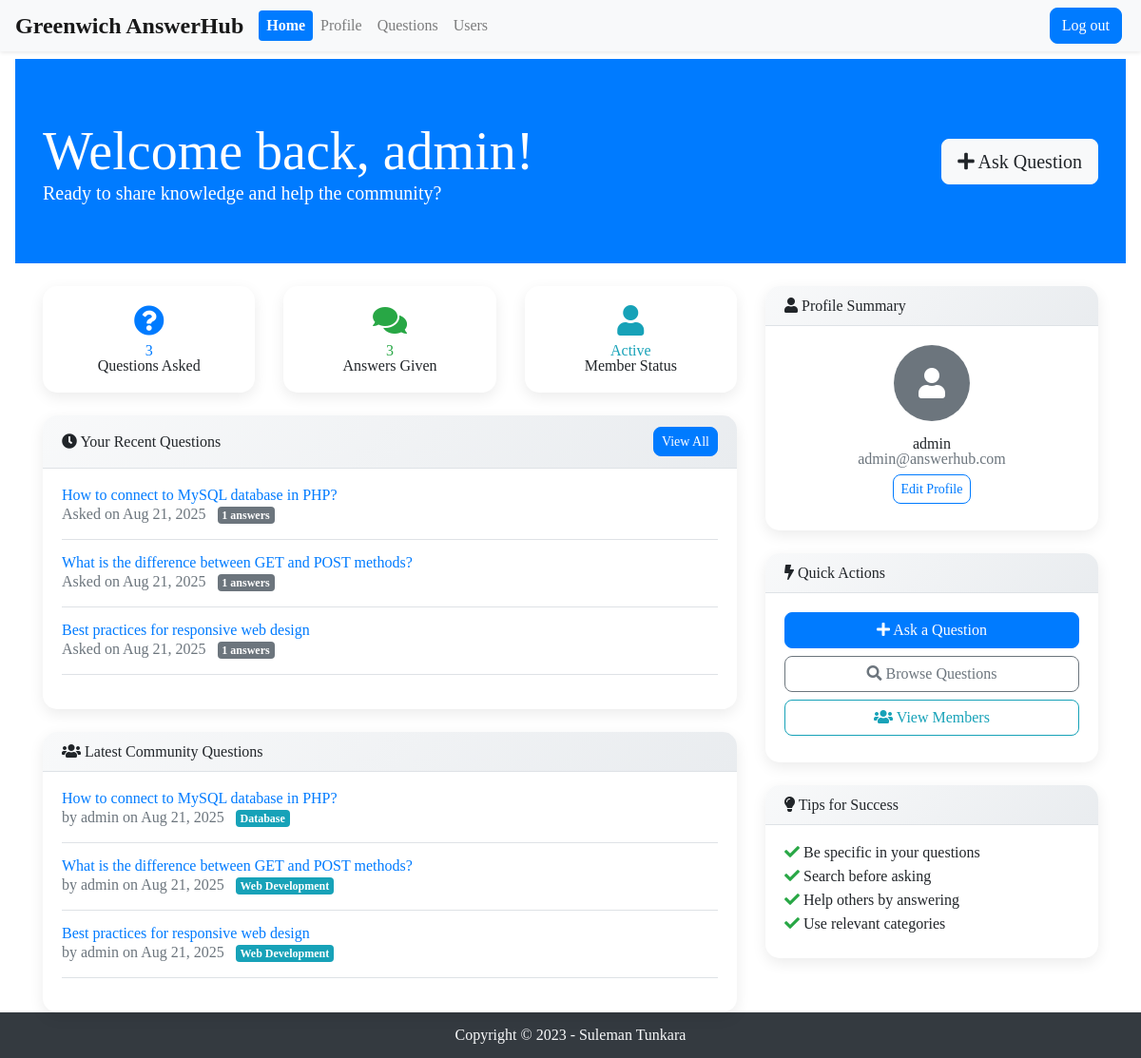
Page /user/user_index (signed in) on the committed database.
### tables this page shows
CREATE TABLE `users` (
  `id` int(11) NOT NULL AUTO_INCREMENT,
  `username` varchar(50) NOT NULL,
  `email` varchar(100) NOT NULL,
  `password` varchar(255) NOT NULL,
  `profile_image` LONGBLOB NULL,
  `created_at` timestamp NOT NULL DEFAULT current_timestamp(),
  PRIMARY KEY (`id`),
  UNIQUE KEY `username` (`username`)
);

CREATE TABLE `question` (
  `id` int(11) NOT NULL AUTO_INCREMENT,
  `questiontitle` varchar(255) NOT NULL,
  `questiontext` TEXT NOT NULL,
  `questiondate` date NOT NULL,
  `userid` int(11) NOT NULL,
  `categoryid` int(11) NOT NULL,
  `imageData` LONGBLOB NULL,
  `created_at` timestamp NOT NULL DEFAULT current_timestamp(),
  PRIMARY KEY (`id`),
  KEY `idx_userid` (`userid`),
  KEY `idx_categoryid` (`categoryid`),
  KEY `idx_questiondate` (`questiondate`)
);

CREATE TABLE `category` (
  `id` int(11) NOT NULL AUTO_INCREMENT,
  `categoryName` varchar(100) NOT NULL,
  `created_at` timestamp NOT NULL DEFAULT current_timestamp(),
  PRIMARY KEY (`id`),
  KEY `idx_categoryName` (`categoryName`)
);

### user/user_index.php (called while the page is built, shortened)
<?php
include __DIR__ . '/../includes/DatabaseConnection.php';
include __DIR__ . '/../includes/DatabaseFunctions.php';
try {
    $username = $_SESSION['username'];
    $user = getUserInformation($pdo, $username);
    $userQuestions = getUserQuestions($pdo, $user['id']);
    $userAnswers = getUserAnswers($pdo, $user['id']);
    $recentQuestions = getQuestions($pdo);
    $recentQuestions = array_slice($recentQuestions, 0, 5);
    $totalQuestions = count($userQuestions);
    $totalAnswers = count($userAnswers);
    $recentUserQuestions = array_slice($userQuestions, 0, 3);
    include __DIR__ . '/user_templates/user_home.html.php';
} catch (PDOException $e) {
    $title = 'Dashboard - Error';
    $output = 'Error loading dashboard: ' . $e->getMessage();
}
include __DIR__ . '/user_templates/user_layout.html.php';
?>

### includes/DatabaseFunctions.php (called while the page is built, shortened)
<?php
function query( $pdo, $sql, $parameters = [] )
 {
    $query = $pdo->prepare( $sql );
    $query->execute( $parameters );
    return $query;
}
function getUserInformation( $pdo, $username )
 {
    $query = 'SELECT * FROM users WHERE username = :username';
    $params = [ ':username' => $username ];
    $stmt = query( $pdo, $query, $params );
    return $stmt->fetch( PDO::FETCH_ASSOC );
}
function getUserQuestions( $pdo, $userId )
 {
    $query = 'SELECT * FROM question WHERE userid = :userId ORDER BY question.questiondate DESC';
    $params = [ ':userId' => $userId ];
    $stmt = query( $pdo, $query, $params );
    return $stmt->fetchAll( PDO::FETCH_ASSOC );
}
function getUserAnswers( $pdo, $userId )
 {
    $query = 'SELECT * FROM answer WHERE userid = :userId';
    $params = [ ':userId' => $userId ];
    $stmt = query( $pdo, $query, $params );
    return $stmt->fetchAll( PDO::FETCH_ASSOC );
}
function getQuestions( $pdo )
 {
    $sql = 'SELECT question.*, users.username, users.profile_image, category.categoryName
            FROM question
            INNER JOIN users ON question.userid = users.id
            INNER JOIN category ON question.categoryid = category.id
            ORDER BY question.questiondate DESC';
    $stmt = query( $pdo, $sql );
    return $stmt->fetchAll( PDO::FETCH_ASSOC );
}
function totalAnswers($pdo, $questionId)
{
    $query = $pdo->prepare('SELECT COUNT(*) AS total_answers FROM answer WHERE questionid = :questionId');
    $query->bindValue(':questionId', $questionId, PDO::PARAM_INT);
    $query->execute();
    $totalAnswers = $query->fetch(PDO::FETCH_ASSOC);
    return $totalAnswers['total_answers'];
}

### user/user_templates/user_home.html.php (the view, shortened to what this page needs)
<body>
<div class="jumbotron jumbotron-fluid bg-primary text-white mb-4">
    <div class="container">
        <div class="row align-items-center">
            <div class="col-md-8">
                <h1 class="display-4">Welcome back, <?= htmlspecialchars($user['username'], ENT_QUOTES, 'UTF-8') ?>!</h1>
                <p class="lead">Ready to share knowledge and help the community?</p>
            </div>
            <div class="col-md-4 text-right">
                <a href="new_question.php" class="btn btn-light btn-lg">
                    <i class="fas fa-plus"></i> Ask Question
                </a>
            </div>
        </div>
    </div>
</div>
<div class="container">
    <div class="row">
        <div class="col-lg-8">
            <div class="row mb-4">
                <div class="col-md-4">
                    <div class="card text-center border-primary">
                        <div class="card-body">
                            <i class="fas fa-question-circle fa-2x text-primary mb-2"></i>
                            <h3 class="text-primary"><?= $totalQuestions ?></h3>
                            <p class="card-text">Questions Asked</p>
                        </div>
                    </div>
                </div>
                <div class="col-md-4">
                    <div class="card text-center border-success">
                        <div class="card-body">
                            <i class="fas fa-comments fa-2x text-success mb-2"></i>
                            <h3 class="text-success"><?= $totalAnswers ?></h3>
                            <p class="card-text">Answers Given</p>
                        </div>
                    </div>
                </div>
                <div class="col-md-4">
                    <div class="card text-center border-info">
                        <div class="card-body">
                            <i class="fas fa-user fa-2x text-info mb-2"></i>
                            <h3 class="text-info">Active</h3>
                            <p class="card-text">Member Status</p>
                        </div>
                    </div>
                </div>
            </div>
            <div class="card mb-4">
                <div class="card-header d-flex justify-content-between align-items-center">
                    <h5 class="mb-0"><i class="fas fa-clock"></i> Your Recent Questions</h5>
                    <a href="questions.php" class="btn btn-sm btn-primary">View All</a>
                </div>
                <div class="card-body">
                    <?php if (!empty($recentUserQuestions)): ?>
                        <?php foreach ($recentUserQuestions as $question): ?>
                            <div class="border-bottom pb-3 mb-3">
                                <h6 class="mb-1">
                                    <a href="question_page?id=<?= $question['id'] ?>" class="text-decoration-none">
                                        <?= htmlspecialchars($question['questiontitle'], ENT_QUOTES, 'UTF-8') ?>
                                    </a>
                                </h6>
                                <small class="text-muted">
                                    Asked on <?= date('M d, Y', strtotime($question['questiondate'])) ?>
                                    <span class="badge badge-secondary ml-2">
                                        <?= totalAnswers($pdo, $question['id']) ?> answers
                                    </span>
                                </small>
                            </div>
                        <?php endforeach; ?>
                    <?php endif; ?>
                </div>
            </div>
            <div class="card">
                <div class="card-header">
                    <h5 class="mb-0"><i class="fas fa-users"></i> Latest Community Questions</h5>
                </div>
                <div class="card-body">
                    <?php if (!empty($recentQuestions)): ?>
                        <?php foreach ($recentQuestions as $question): ?>
                            <div class="border-bottom pb-3 mb-3">
                                <h6 class="mb-1">
                                    <a href="question_page?id=<?= $question['id'] ?>" class="text-decoration-none">
                                        <?= htmlspecialchars($question['questiontitle'], ENT_QUOTES, 'UTF-8') ?>
                                    </a>
                                </h6>
                                <small class="text-muted">
                                    by <?= htmlspecialchars($question['username'], ENT_QUOTES, 'UTF-8') ?>
                                    on <?= date('M d, Y', strtotime($question['questiondate'])) ?>
                                    <span class="badge badge-info ml-2">
                                        <?= htmlspecialchars($question['categoryName'], ENT_QUOTES, 'UTF-8') ?>
                                    </span>
                                </small>
                            </div>
                        <?php endforeach; ?>
                    <?php endif; ?>
                </div>
            </div>
        </div>
        <div class="col-lg-4">
            <div class="card mb-4">
                <div class="card-header">
                    <h5 class="mb-0"><i class="fas fa-user"></i> Profile Summary</h5>
                </div>
                <div class="card-body text-center">
                    <?php if (!empty($user['profile_image'])): ?>
                        <img
                             alt="Profile Picture" class="rounded-circle mb-3" style="width: 80px; height: 80px; object-fit: cover;">
                    <?php else: ?>
                        <div class="bg-secondary rounded-circle d-inline-flex align-items-center justify-content-center mb-3"
                             style="width: 80px; height: 80px;">
                            <i class="fas fa-user fa-2x text-white"></i>
                        </div>
                    <?php endif; ?>
                    <h5><?= htmlspecialchars($user['username'], ENT_QUOTES, 'UTF-8') ?></h5>
                    <p class="text-muted"><?= htmlspecialchars($user['email'], ENT_QUOTES, 'UTF-8') ?></p>
                    <a href="profile.php" class="btn btn-outline-primary btn-sm my-2">Edit Profile</a>
                </div>
            </div>
            <div class="card mb-4">
                <div class="card-header">
                    <h5 class="mb-0"><i class="fas fa-bolt"></i> Quick Actions</h5>
                </div>
                <div class="card-body">
                    <a href="new_question.php" class="btn btn-primary btn-block mb-2">
                        <i class="fas fa-plus"></i> Ask a Question
                    </a>
                    <a href="questions.php" class="btn btn-outline-secondary btn-block mb-2">
                        <i class="fas fa-search"></i> Browse Questions
                    </a>
                    <a href="userlist.php" class="btn btn-outline-info btn-block mb-2">
                        <i class="fas fa-users"></i> View Members
                    </a>
                </div>
            </div>
            <div class="card">
                <div class="card-header">
                    <h5 class="mb-0"><i class="fas fa-lightbulb"></i> Tips for Success</h5>
                </div>
                <div class="card-body">
                    <ul class="list-unstyled">
                        <li class="mb-2">
                            <i class="fas fa-check text-success"></i>
                            <small>Be specific in your questions</small>
                        </li>
                        <li class="mb-2">
                            <i class="fas fa-check text-success"></i>
                            <small>Search before asking</small>
                        </li>
                        <li class="mb-2">
                            <i class="fas fa-check text-success"></i>
                            <small>Help others by answering</small>
                        </li>
                        <li class="mb-2">
                            <i class="fas fa-check text-success"></i>
                            <small>Use relevant categories</small>
                        </li>
                    </ul>
                </div>
            </div>
        </div>
    </div>
</div>
</body>

### templates/styles.css (style rules this page uses)
html, body, div, span, applet, object, iframe, h1, h2, h3, h4, h5, h6, p, blockquote, pre, a, abbr, acronym, address, big, cite, code, del, dfn, em, img, ins, kbd, q, s, samp, small, strike, strong, sub, sup, tt, var, b, u, i, center, dl, dt, dd, ol, ul, li, fieldset, form, label, legend, table, caption, tbody, tfoot, thead, tr, th, td, article, aside, canvas, details, embed, figure, figcaption, footer, header, hgroup, menu, nav, output, ruby, section, summary, time, mark, audio, video { margin: 0; padding: 0; border: 0; font-size: 100%; font: inherit; vertical-align: baseline; }
body { line-height: 1; }
ol, ul { list-style: none; }
.card { border: none; border-radius: 15px; box-shadow: 0 5px 15px rgba(0,0,0,0.08); transition: all 0.3s ease; }
.card-header { background: linear-gradient(135deg, #f8f9fa 0%, #e9ecef 100%); border-bottom: 1px solid #dee2e6; border-radius: 15px 15px 0 0 !important; }
.btn { border-radius: 8px; font-weight: 500; transition: all 0.3s ease; }

### rows in the picture
users: username "admin", email "admin@answerhub.com"
question: questiontitle "How to connect to MySQL database in PHP?", questiondate "Aug 21, 2025", id "1", userid.username "admin", categoryid.categoryName "Database"
question: questiontitle "What is the difference between GET and POST methods?", questiondate "Aug 21, 2025", id "1", userid.username "admin", categoryid.categoryName "Web Development"
question: questiontitle "Best practices for responsive web design", questiondate "Aug 21, 2025", id "1", userid.username "admin", categoryid.categoryName "Web Development"

### other values in the picture
$totalQuestions "3"
$totalAnswers "3"
